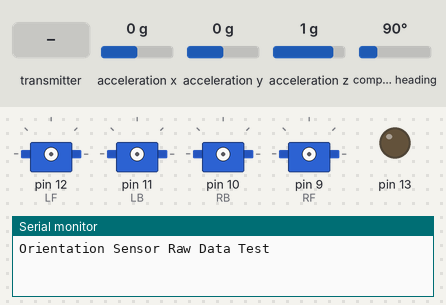
Bench run of a sketch on a simulated Arduino Mega 2560, built with avr-gcc and run on an emulated ATmega2560. Shown: 4 × servo, output pins drawn as LEDs (lit = HIGH), the last lines printed to the serial monitor. Dashed ring = blinking. The inputs (shaded band) are chosen by the test bench; at power-on: acceleration y 0 g, acceleration x 0 g, acceleration z 1 g, compass heading 90°. No radio packets arrive unless stated.

Above: at 0.1 s.
At 6.2 s:
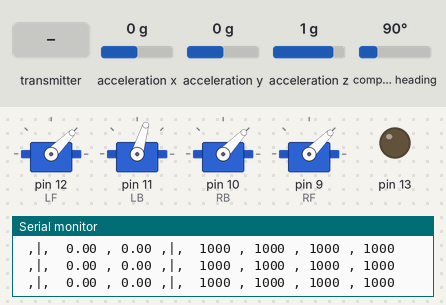
6.3 s: the transmitter starts sending Array.0 = 0
At 6.52 s:
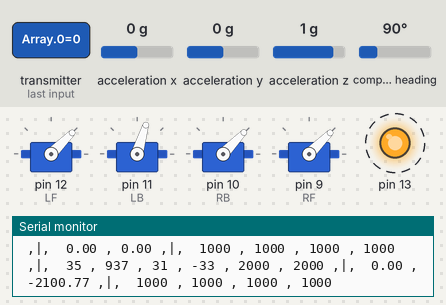
9.3 s: the transmitter starts sending Array.2 = 256
12.3 s: acceleration y set to 1.4 g
15.3 s: the transmitter starts sending Array.1 = 0
18.3 s: the transmitter starts sending Array.0 = 1023
21.3 s: the transmitter starts sending Array.3 = 0
Timing chart, 0 to 25.3 s (numbered marks = the images above; inputs shaded):
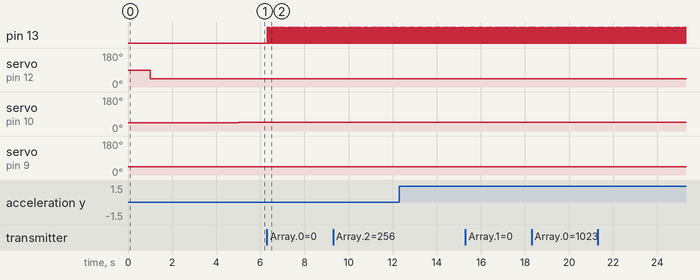

The sketch:

quadcopter.ino
```cpp
#include <Wire.h>
#include <Adafruit_Sensor.h>
#include <Adafruit_BNO055.h>
#include <utility/imumaths.h>

#define BNO055_SAMPLERATE_DELAY_MS (100)
Adafruit_BNO055 bno = Adafruit_BNO055(-1, 0x28, &Wire);

#include <Servo.h>

#include <SPI.h>
#include <nRF24L01.h>
#include <RF24.h>

RF24 radio(48, 49); // CE, CSN

Servo LF;
Servo LB;
Servo RB;
Servo RF;
//Servo MODE;

float elapsedTime, time, timePrev;

double sxp=1.1; //sensitity-p
double syp=1;
double szp=5;

double sxi=0.00; //sensitity-i
double syi=1;
double szi=5;

double sxd=1; //sensitity-d
double syd=1;
double szd=5;

const byte address[6] = "00001";
int max_height=200;    //Max Height
int pitch,Pitch,throttle,Throttle,Yaw,yaw,Roll,roll,Mode,mode,Mode1,mode1,lfv,lbv,rbv,rfv=0;
float Xangle,xangle,xangle_p,xangle_i,xangle_d,Yangle,yangle,yangle_p,yangle_i,yangle_d,Zangle,zangle,zangle_p,zangle_i,zangle_d,iXangle,iYangle,iZangle,error_x,error_y,error_z,p_error_x,p_error_y,p_error_z=0;
short Array[8];

#define echoPin 47  //ultrasonic
#define trigPin 45

long duration;

void setup(void) {
  Serial.begin(115200);
  while (!Serial) delay(10);  // wait for serial port to open!
  Serial.println("Orientation Sensor Raw Data Test"); Serial.println("");
  if(!bno.begin())
  {
    Serial.print("Ooops, no BNO055 detected ... Check your wiring or I2C ADDR!");
    while(1);
  }
  delay(1000);
  bno.setExtCrystalUse(true);
  Serial.println("Calibration status values: 0=uncalibrated, 3=fully calibrated");

  pinMode(13,OUTPUT);

  LF.attach(12);
  LB.attach(11);
  RB.attach(10);
  RF.attach(9);

  LF.writeMicroseconds(1000);
  LB.writeMicroseconds(1000+300);
  RB.writeMicroseconds(1000);
  RF.writeMicroseconds(1000);

  radio.begin();
  radio.openReadingPipe(0, address);
  radio.setPALevel(RF24_PA_MIN);
  radio.startListening();
  Serial.println("");
  delay(4000);
  time = millis();
  imu::Vector<3> euler = bno.getVector(Adafruit_BNO055::VECTOR_EULER);

  iXangle=euler.x();
  iYangle=euler.y();
  iZangle=euler.z();
  if(iXangle<=360.00 and iXangle>180.00){
    iXangle=iXangle-360.00;
    }
}

void loop() {
  timePrev = time;
  time = millis();
  elapsedTime = (time - timePrev) / 1000;

  if (radio.available()) {

    radio.read(&Array,sizeof(Array));

    Yaw=Array[0];//Yaw
    //yaw=Yaw;
    yaw=map(Yaw, 986, 82, -28, 30);

    Throttle=Array[1];//Throttle
    throttle=map(Throttle, 60, 1010, 1000, 2000);

    Roll=Array[2];//Roll
    //roll=Roll;
    roll=map(Roll, 983, 26, -29, 30);

    Pitch=Array[3];//Pitch
    //pitch=Pitch;
    pitch=map(Pitch, 1011, 63, -28, 30);
    pitch=-pitch;

    Mode=Array[6];//Mode
    mode=map(Mode, 1023, 0, 1000, 2000);

    Mode1=Array[7];//Mode1
    mode1=map(Mode1, 1023, 0, 1000, 2000);

//    Serial.print(Array[0]);
//    Serial.print(" , ");
//    Serial.print(Array[1]);
//    Serial.print(" , ");
//    Serial.print(Array[2]);
//    Serial.print(" , ");
//    Serial.print(Array[3]);
//    Serial.print(" , ");
//    Serial.print(Array[6]);
//    Serial.print(" , ");
//    Serial.print(Array[7]);

    Serial.print(" ,|,  ");
    Serial.print(yaw);
    Serial.print(" , ");
    Serial.print(throttle);
    Serial.print(" , ");
    Serial.print(roll);
    Serial.print(" , ");
    Serial.print(pitch);
    Serial.print(" , ");
    Serial.print(mode);
    Serial.print(" , ");
    Serial.print(mode1);


    digitalWrite(13,HIGH);
    }
  else{
    roll = 0;
    pitch = 0;
    yaw = 0;
    mode=1000;
    mode1=2000;
    digitalWrite(13,LOW);
    }
  /*
  digitalWrite(trigPin, LOW);
  delayMicroseconds(2);
  digitalWrite(trigPin, HIGH);
  delayMicroseconds(10);
  digitalWrite(trigPin, LOW);
  duration = pulseIn(echoPin, HIGH);
  Height = (duration * 0.034 / 2) - 2;
  */

  imu::Vector<3> euler = bno.getVector(Adafruit_BNO055::VECTOR_EULER);

  Xangle=euler.x();
  Yangle=euler.y();
  Zangle=euler.z();
  if(Xangle<=360.00 and Xangle>180.00){
    Xangle=Xangle-360.00;
    }

  if(mode>1500){
    error_x=(Zangle-roll-iZangle);//roll
    error_y=(Yangle-pitch-iYangle);//pitch
    error_z=(Xangle-yaw-iXangle);//yaw
  }
  else{
    error_x=(Zangle-roll);//roll
    error_y=(Yangle-pitch);//pitch
    error_z=(Xangle-yaw);//yaw
    }

  xangle_p = sxp*error_x;

  if(-6 <xangle <6){
    xangle_i = xangle_i+(sxi*error_x);
    }
  else{
    xangle_i=0;
  }

  xangle_d = sxd*((error_x - p_error_x)/elapsedTime);

  xangle = xangle_p + xangle_i + xangle_d;

  if(mode1>1500){
    lfv=1000;
    lbv=1000;
    rbv=1000;
    rfv=1000;
  }
  else{
    lfv=throttle+xangle;//+yangle+zangle;
    lbv=throttle+xangle;//-yangle-zangle;
    rbv=throttle-xangle;//-yangle+zangle;
    rfv=throttle-xangle;//+ yangle-zangle;
    }

  Serial.print(" ,|,  ");
  Serial.print(Zangle);
//  Serial.print(" , ");
//  Serial.print(Yangle);
//  Serial.print(" , ");
//  Serial.print(Xangle);
  Serial.print(" , ");
  Serial.print(xangle);
//  Serial.print(" , ");
//  Serial.print(yangle);
//  Serial.print(" , ");
//  Serial.print(zangle);

  Serial.print(" ,|,  ");
  Serial.print(lfv);
  Serial.print(" , ");
  Serial.print(lbv);
  Serial.print(" , ");
  Serial.print(rbv);
  Serial.print(" , ");
  Serial.println(rfv);

  LF.writeMicroseconds(lfv+10);
  LB.writeMicroseconds(lbv+300);
  RB.writeMicroseconds(rbv+20);
  RF.writeMicroseconds(rfv+10);

  p_error_x = error_x;
  p_error_y = error_y;
  p_error_z = error_z;
 delay(10);
}
```

Measured:
- after the input at 6.3 s, pin 13: alternates HIGH for 0.02 s and LOW for 0.05 s, starting at once
